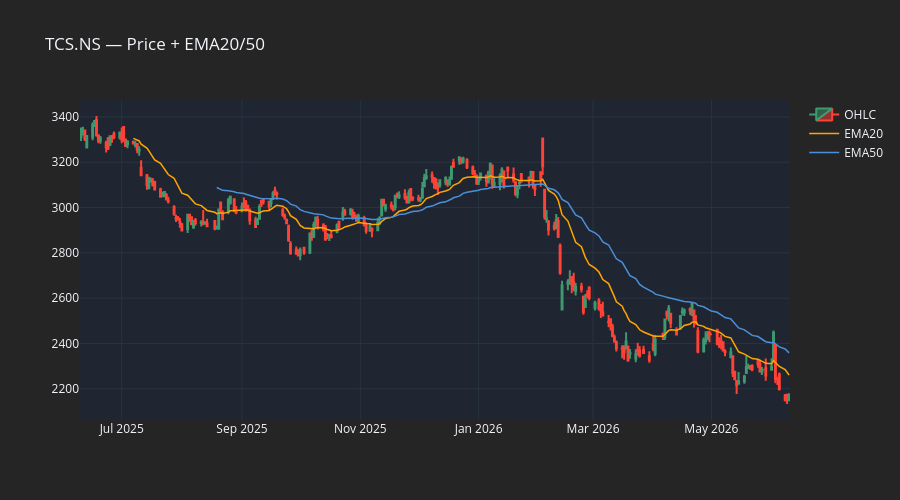

The notebook cell saved with this chart:
### Code cell
# ── 2c. Price: Candlestick + EMA20 / EMA50 ────────────────────────────────
ema20 = EMAIndicator(close=df["Close"], window=20).ema_indicator()
ema50 = EMAIndicator(close=df["Close"], window=50).ema_indicator()

fig = make_subplots(rows=1, cols=1)
fig.add_trace(go.Candlestick(
    x=df.index, open=df["Open"], high=df["High"],
    low=df["Low"], close=df["Close"], name="OHLC",
))
fig.add_trace(go.Scatter(x=df.index, y=ema20, name="EMA20", line=dict(color="orange", width=1.5)))
fig.add_trace(go.Scatter(x=df.index, y=ema50, name="EMA50", line=dict(color="#4A90D9", width=1.5)))
fig.update_layout(
    title=f"{ticker} — Price + EMA20/50",
    xaxis_rangeslider_visible=False,
    height=500,
)
fig.show()

### Figure 1 — Plotly figure (JSON) as saved in the notebook; plotly's stock layout.template omitted (floating-point values rounded to 4 significant figures; data arrays with more than 128 entries replaced by an {"elided": "..."} marker saying what was removed)
{"data": [{"close": {"elided": "250 float values"}, "high": {"elided": "250 float values"}, "low": {"elided": "250 float values"}, "name": "OHLC", "open": {"elided": "250 float values"}, "type": "candlestick", "x": {"elided": "250 str values"}}, {"line": {"color": "orange", "width": 1.5}, "name": "EMA20", "type": "scatter", "x": {"elided": "250 str values"}, "y": {"elided": "250 float values"}}, {"line": {"color": "#4A90D9", "width": 1.5}, "name": "EMA50", "type": "scatter", "x": {"elided": "250 str values"}, "y": {"elided": "250 float values"}}], "layout": {"height": 500, "title": {"text": "TCS.NS — Price + EMA20/50"}, "xaxis": {"anchor": "y", "domain": [0, 1], "rangeslider": {"visible": false}}, "yaxis": {"anchor": "x", "domain": [0, 1]}}}
